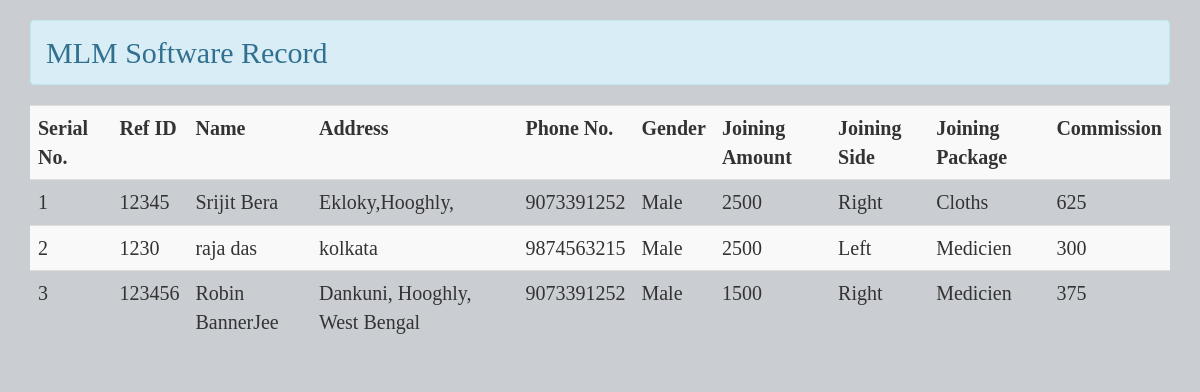
Page /View_tab.php on the committed database.
### tables this page shows
CREATE TABLE `mlmtab` (
  `slno` int(11) NOT NULL,
  `refid` varchar(20) NOT NULL,
  `name` varchar(50) NOT NULL,
  `address` varchar(50) NOT NULL,
  `phone` varchar(20) NOT NULL,
  `gender` varchar(30) NOT NULL,
  `amount` varchar(10) NOT NULL,
  `side` varchar(20) NOT NULL,
  `package` varchar(30) NOT NULL,
  `commission` varchar(10) NOT NULL
);

### View_tab.php (the view, shortened to what this page needs)
<!DOCTYPE html>
<html>
<head>
<link rel="stylesheet" href="https://maxcdn.bootstrapcdn.com/bootstrap/3.4.1/css/bootstrap.min.css">
	<?php
		$conn = mysqli_connect("localhost", "root", "", "mlmdb");
		$query1 = "select * from mlmtab";
		$obj1 = $conn->query($query1);
	?>
	<link rel="stylesheet" type="text/css" href="styles.css">
</head>
<body>
	<div class="container">
  		<h2 class="alert alert-info">MLM Software Record</h2>
  		<table class="table table-striped">
      	<tr>
		        	<th>Serial No.</th>
		        	<th>Ref ID</th>
		        	<th>Name</th>
		        	<th>Address</th>
		        	<th>Phone No.</th>
		        	<th>Gender</th>
		        	<th>Joining Amount</th>
		        	<th>Joining Side</th>
		        	<th>Joining Package</th>
		        	<th>Commission</th>
      	</tr>
      	<?php
      		if ($obj1->num_rows > 0) {
      			while ($res = $obj1->fetch_assoc()) {
      				echo "<tr>
      					<td>{$res["slno"]}</td>
      					<td>{$res["refid"]}</td>
      					<td>{$res["name"]}</td>
      					<td>{$res["address"]}</td>
      					<td>{$res["phone"]}</td>
      					<td>{$res["gender"]}</td>
      					<td>{$res["amount"]}</td>
      					<td>{$res["side"]}</td>
      					<td>{$res["package"]}</td>
      					<td>{$res["commission"]}</td>
      				</tr>";
      			}
      		} else {
            	echo "<tr><td colspan='10' class='text-center text-danger'>No records found</td></tr>";
        	}
      		?>
  		</table>
	</div>
</body>
</html>

### styles.css (style rules this page uses)
body { background-color: #caced3; font-family: cursive; font-size: 20px; }

### rows in the picture
mlmtab: slno "1", refid "12345", name "Srijit Bera", address "Ekloky,Hooghly,", phone "9073391252", gender "Male", amount "2500", side "Right", package "Cloths", commission "625"
mlmtab: slno "2", refid "1230", name "raja das", address "kolkata", phone "9874563215", gender "Male", amount "2500", side "Left", package "Medicien", commission "300"
mlmtab: slno "3", refid "123456", name "Robin BannerJee", address "Dankuni, Hooghly, West Bengal", phone "9073391252", gender "Male", amount "1500", side "Right", package "Medicien", commission "375"
